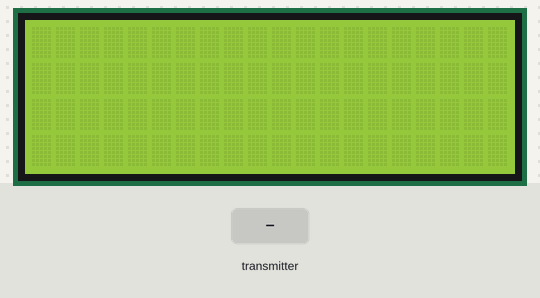
Bench run of a sketch on a simulated ESP32. On the bench: 20×4 character LCD. Inputs (shaded band) come from the test bench. WiFi joins after 1.5 s; servers stay silent unless stated; what the sketch prints to the serial monitor is not drawn.

Above: at 3.2 s.
3.3 s: the transmitter starts sending id = 0
At 4.5 s:
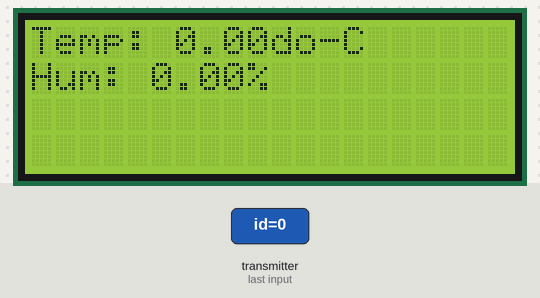
4.8 s: the transmitter starts sending temp = 25
At 5.8 s:
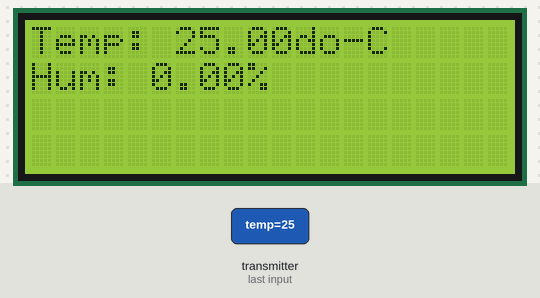
6.3 s: the transmitter starts sending temp = 0
At 6.9 s:
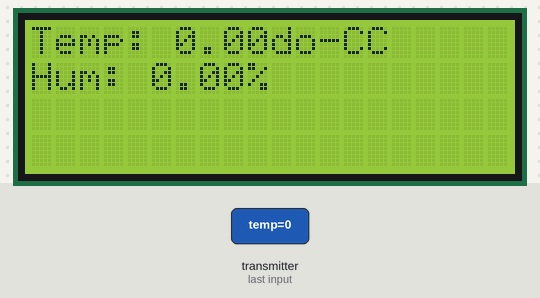
7.8 s: the transmitter starts sending hum = 25
At 9.0 s:
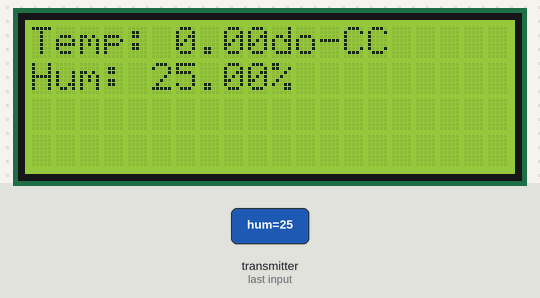
9.3 s: the transmitter starts sending hum = 0
At 10.4 s:
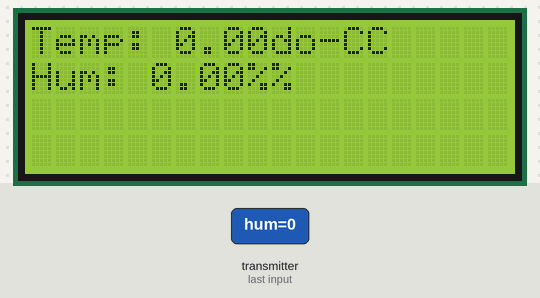
10.8 s: the transmitter starts sending temp = 50
At 11.5 s:
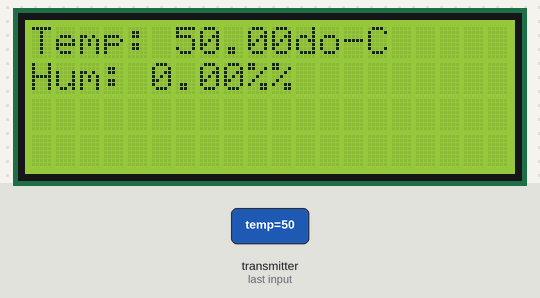
Timing chart, 0 to 13.3 s (numbered marks = the images above; inputs shaded):
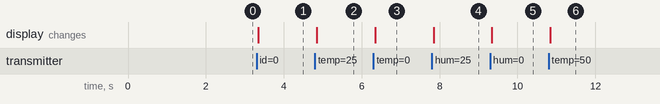

The sketch:

wesocketespserver.ino
```cpp
#include <esp_now.h>
#include <WiFi.h>
#include "ESPAsyncWebServer.h"
#include <Arduino_JSON.h>
#include <Wire.h>
#include <LiquidCrystal_I2C.h>
int totalColumns = 20;
int totalRows = 4;
LiquidCrystal_I2C lcd(0X27, 20, 4);
char buf[10];

// Replace with your network credentials (STATION)
const char* ssid = "Zereft29";
const char* password = "huytan29";

// Structure example to receive data
// Must match the sender structure
typedef struct struct_message {
  int id;
  float temp;
  float hum;
  unsigned int readingId;
} struct_message;

struct_message incomingReadings;

JSONVar board;

AsyncWebServer server(80);
AsyncEventSource events("/events");

// callback function that will be executed when data is received
void OnDataRecv(const uint8_t * mac_addr, const uint8_t *incomingData, int len) {
  // Copies the sender mac address to a string
  char macStr[18];
  Serial.print("Packet received from: ");
  snprintf(macStr, sizeof(macStr), "%02x:%02x:%02x:%02x:%02x:%02x",
           mac_addr[0], mac_addr[1], mac_addr[2], mac_addr[3], mac_addr[4], mac_addr[5]);
  Serial.println(macStr);
  memcpy(&incomingReadings, incomingData, sizeof(incomingReadings));

  board["id"] = incomingReadings.id;
  board["temperature"] = incomingReadings.temp;
  board["humidity"] = incomingReadings.hum;
  board["readingId"] = String(incomingReadings.readingId);
  String jsonString = JSON.stringify(board);
  events.send(jsonString.c_str(), "new_readings", millis());

  Serial.printf("Board ID %u: %u bytes\n", incomingReadings.id, len);
  Serial.printf("t value: %4.2f \n", incomingReadings.temp);
  lcd.print("Temp: ");
  lcd.print(incomingReadings.temp);
  lcd.print("do-C");
  lcd.setCursor(0,1);
  Serial.printf("h value: %4.2f \n", incomingReadings.hum);
  lcd.print("Hum: ");
  lcd.print(incomingReadings.hum);
  lcd.print("%");
  lcd.setCursor(0,0);
  Serial.printf("readingID value: %d \n", incomingReadings.readingId);
  Serial.println();

}
const char index_html[] PROGMEM = R"rawliteral(
<!DOCTYPE HTML><html>
<head>
  <title>ESP-NOW DASHBOARD</title>
  <meta name="viewport" content="width=device-width, initial-scale=1">
  <link rel="stylesheet" href="https://use.fontawesome.com/releases/v5.7.2/css/all.css" integrity="sha384-fnmOCqbTlWIlj8LyTjo7mOUStjsKC4pOpQbqyi7RrhN7udi9RwhKkMHpvLbHG9Sr" crossorigin="anonymous">
  <link rel="icon" href="data:,">
  <style>
    html {font-family: Arial; display: inline-block; text-align: center;}
    p {  font-size: 1.2rem;}
    body {  margin: 0;}
    .topnav { overflow: hidden; background-color: #2f4468; color: white; font-size: 1.7rem; }
    .content { padding: 20px; }
    .card { background-color: white; box-shadow: 2px 2px 12px 1px rgba(140,140,140,.5); }
    .cards { max-width: 700px; margin: 0 auto; display: grid; grid-gap: 2rem; grid-template-columns: repeat(auto-fit, minmax(300px, 1fr)); }
    .reading { font-size: 2.8rem; }
    .packet { color: #bebebe; }
    .card.temperature { color: #fd7e14; }
    .card.humidity { color: #1b78e2; }
  </style>
</head>
<body>
  <div class="topnav">
    <h3>ESP-NOW DASHBOARD</h3>
  </div>
  <div class="content">
    <div class="cards">
      <div class="card temperature">
        <h4><i class="fas fa-thermometer-half"></i> BOARD #1 - TEMPERATURE</h4><p><span class="reading"><span id="t1"></span> &deg;C</span></p><p class="packet">Reading ID: <span id="rt1"></span></p>
      </div>
      <div class="card humidity">
        <h4><i class="fas fa-tint"></i> BOARD #1 - HUMIDITY</h4><p><span class="reading"><span id="h1"></span> &percnt;</span></p><p class="packet">Reading ID: <span id="rh1"></span></p>
      </div>

    </div>
  </div>
<script>
if (!!window.EventSource) {
 var source = new EventSource('/events');

 source.addEventListener('open', function(e) {
  console.log("Events Connected");
 }, false);
 source.addEventListener('error', function(e) {
  if (e.target.readyState != EventSource.OPEN) {
    console.log("Events Disconnected");
  }
 }, false);

 source.addEventListener('message', function(e) {
  console.log("message", e.data);
 }, false);

 source.addEventListener('new_readings', function(e) {
  console.log("new_readings", e.data);
  var obj = JSON.parse(e.data);
  document.getElementById("t"+obj.id).innerHTML = obj.temperature.toFixed(2);
  document.getElementById("h"+obj.id).innerHTML = obj.humidity.toFixed(2);
  document.getElementById("rt"+obj.id).innerHTML = obj.readingId;
  document.getElementById("rh"+obj.id).innerHTML = obj.readingId;
 }, false);
}
</script>
</body>
</html>)rawliteral";

void setup() {
  lcd.init();
  lcd.backlight();
  Wire.begin();
  // Initialize Serial Monitor
  Serial.begin(115200);

  // Set the device as a Station and Soft Access Point simultaneously
  WiFi.mode(WIFI_AP_STA);

  // Set device as a Wi-Fi Station
  WiFi.begin("Zereft29", "huytan29");
  while (WiFi.status() != WL_CONNECTED) {
    delay(1000);
    Serial.println("Setting as a Wi-Fi Station..");
  }
  Serial.print("Station IP Address: ");
  Serial.println(WiFi.localIP());
  Serial.print("Wi-Fi Channel: ");
  Serial.println(WiFi.channel());

  // Init ESP-NOW
  if (esp_now_init() != ESP_OK) {
    Serial.println("Error initializing ESP-NOW");
    return;
  }

  // Once ESPNow is successfully Init, we will register for recv CB to
  // get recv packer info
  esp_now_register_recv_cb(OnDataRecv);

  server.on("/", HTTP_GET, [](AsyncWebServerRequest *request){
    request->send_P(200, "text/html", index_html);
  });

  events.onConnect([](AsyncEventSourceClient *client){
    if(client->lastId()){
      Serial.printf("Client reconnected! Last message ID that it got is: %u\n", client->lastId());
    }
    // send event with message "hello!", id current millis
    // and set reconnect delay to 1 second
    client->send("hello!", NULL, millis(), 10000);
  });
  server.addHandler(&events);
  server.begin();
}

void loop() {
  static unsigned long lastEventTime = millis();
  static const unsigned long EVENT_INTERVAL_MS = 5000;
  if ((millis() - lastEventTime) > EVENT_INTERVAL_MS) {
    events.send("ping",NULL,millis());
    lastEventTime = millis();
  }
  }
```

Measured:
- after the input at 3.3 s, the display: changes at once (image 1)
- after the input at 4.8 s, the display: changes at once (image 2)
- after the input at 6.3 s, the display: changes at once (image 3)
- after the input at 7.8 s, the display: changes at once (image 4)
- after the input at 9.3 s, the display: changes at once (image 5)
- after the input at 10.8 s, the display: changes at once (image 6)
